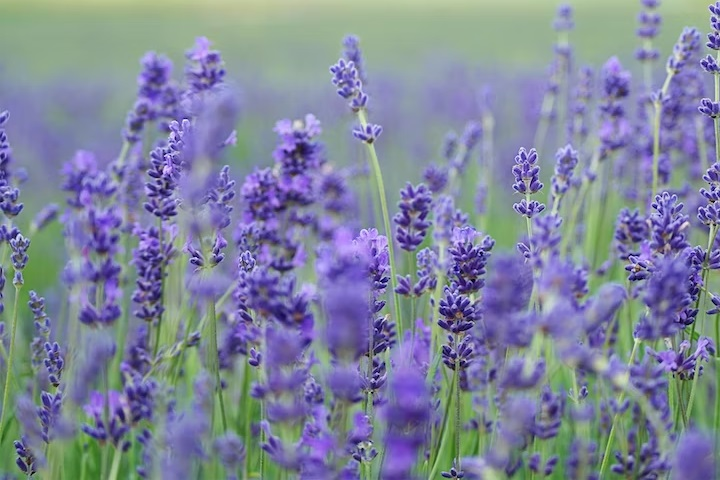
#> input picture to_send.jpg, 720 x 480 px
$ python mae_test.py
#> lines starting #> are read from the running program, lines starting #| are printed output that depends on the picture; long printed decimals are rounded
import cv2
import numpy as np

# Load the two images
image1 = cv2.imread("to_send.jpg")
#> image1 is the input picture: shape (480, 720, 3); mean B, G, R 156.2, 134.2, 127.3
image2 = cv2.imread("stego.jpg")
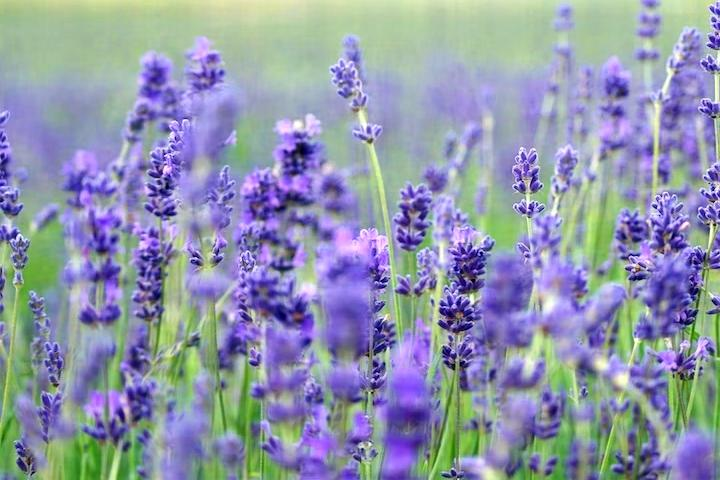
#> input picture stego.jpg, 720 x 480 px
#> image2 is the input picture: shape (480, 720, 3); mean B, G, R 172.1, 150.4, 143.6

# Convert images to RGB
to_hide_og = cv2.cvtColor(image1, cv2.COLOR_BGR2RGB)
to_send_og = cv2.cvtColor(image2, cv2.COLOR_BGR2RGB)

# Ensure the images have the same dimensions
image1 = cv2.resize(image1, (image2.shape[1], image2.shape[0]))

# Convert images to arrays and normalize
array1 = np.array(image1)/255
array2 = np.array(image2)/255

# Calculate the absolute difference for each channel
abs_diff_r = np.abs(array1[:, :, 0] - array2[:, :, 0])
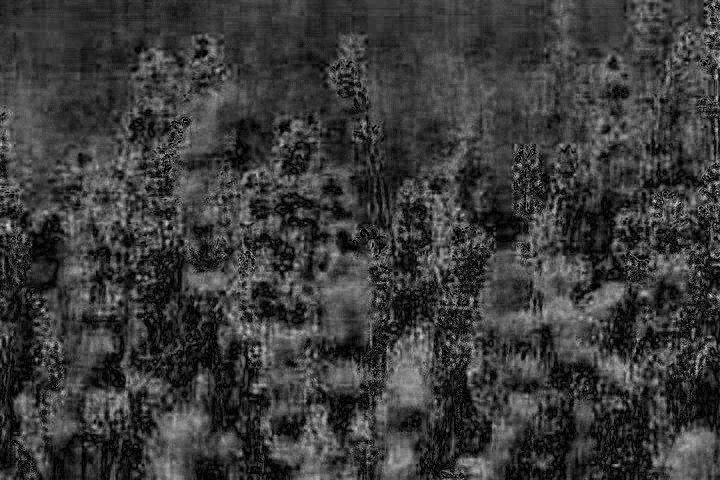
#> abs_diff_r: shape (480, 720) float64; min 0, max 0.286, mean 0.0667; drawn with min black and max white
abs_diff_g = np.abs(array1[:, :, 1] - array2[:, :, 1])
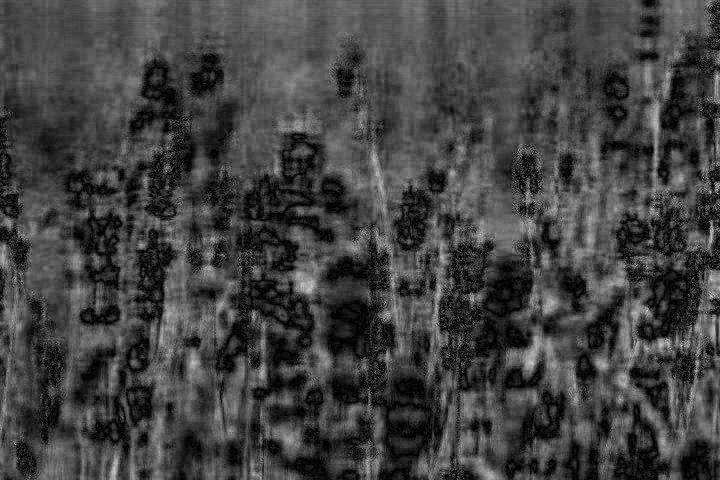
#> abs_diff_g: shape (480, 720) float64; min 0, max 0.263, mean 0.0684; drawn with min black and max white
abs_diff_b = np.abs(array1[:, :, 2] - array2[:, :, 2])
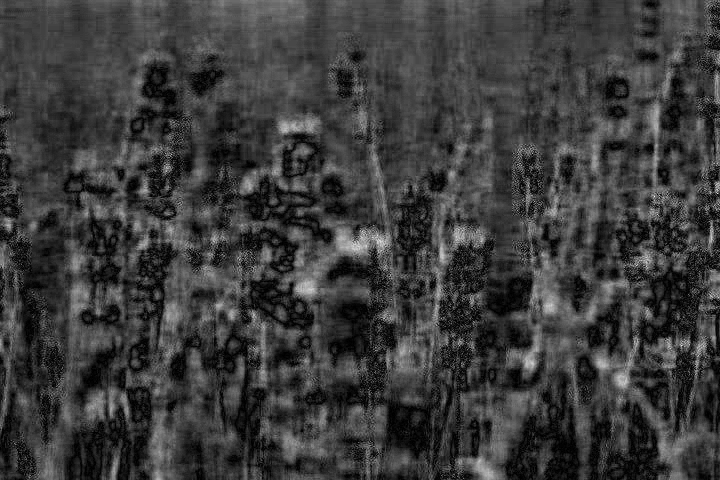
#> abs_diff_b: shape (480, 720) float64; min 0, max 0.29, mean 0.0685; drawn with min black and max white

# Compute the mean absolute error (MAE) for each channel
mae_r = np.mean(abs_diff_r)
#> mae_r = 0.0667
mae_g = np.mean(abs_diff_g)
#> mae_g = 0.0684
mae_b = np.mean(abs_diff_b)
#> mae_b = 0.0685

# Compute the average MAE across all channels
average_mae = (mae_r + mae_g + mae_b) / 3.0
#> average_mae = 0.0679

# Calculate the percentage error
percentage_error = (average_mae) * 100.0
#> percentage_error = 6.79

print("Mean Absolute Error (R):", mae_r)
#| Mean Absolute Error (R): 0.06666
print("Mean Absolute Error (G):", mae_g)
#| Mean Absolute Error (G): 0.06843
print("Mean Absolute Error (B):", mae_b)
#| Mean Absolute Error (B): 0.06849
print("Average Mean Absolute Error:", average_mae)
#| Average Mean Absolute Error: 0.06786
print(f"Percentage Error: {percentage_error}%")
#| Percentage Error: 6.786%
